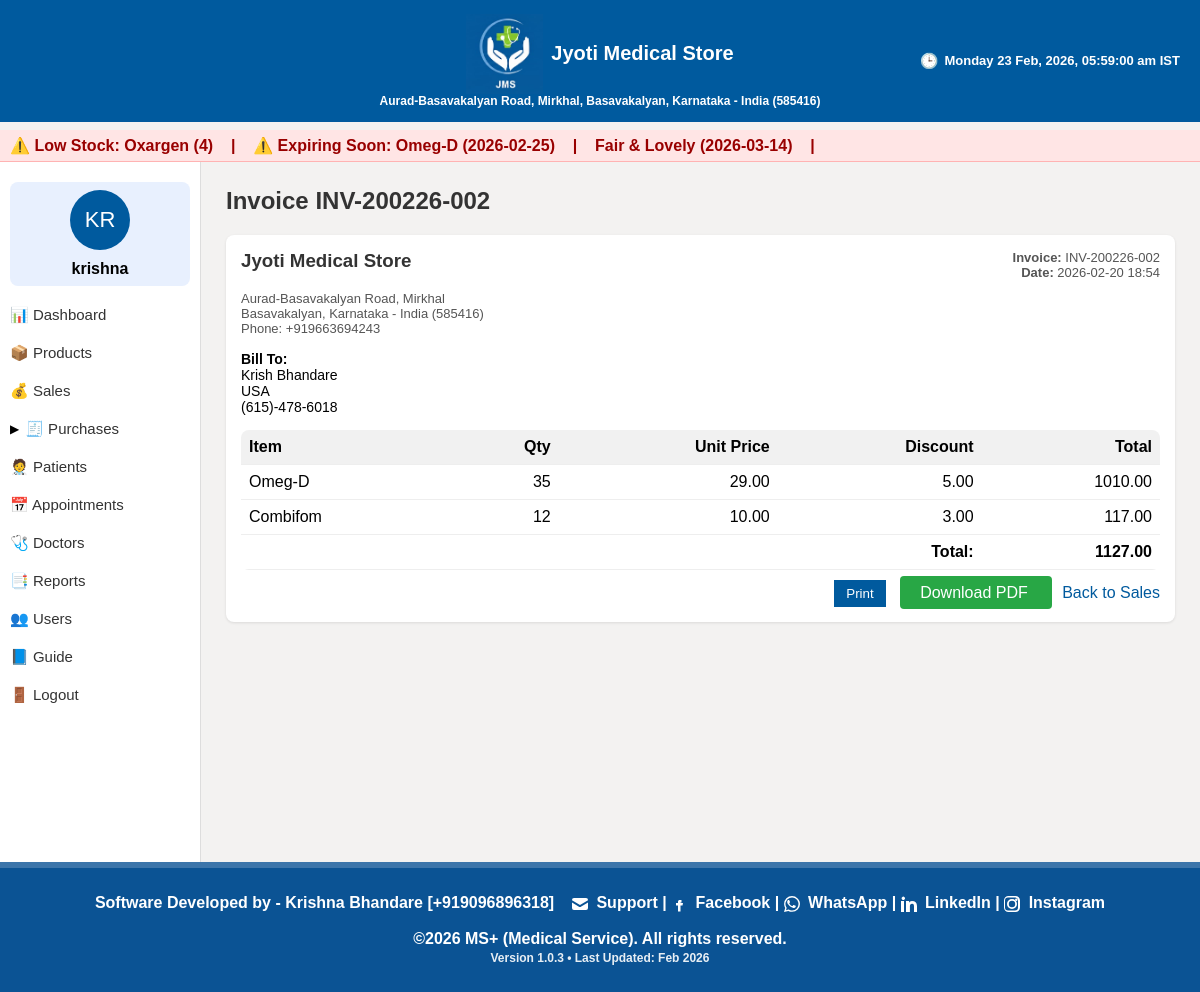
The app's page /invoice/4 (signed in) with its own data.
### models.py (models this page shows, shortened)
class Product(db.Model):
    __tablename__ = 'products'
    id = db.Column(db.Integer, primary_key=True)
    sku = db.Column(db.String(50), unique=True, nullable=False)
    name = db.Column(db.String(200), nullable=False)
    brand = db.Column(db.String(100))
    batch_no = db.Column(db.String(100))
    expiry_date = db.Column(db.Date)
    purchase_price = db.Column(db.Float, default=0.0)
    sale_price = db.Column(db.Float, default=0.0)
    tax_rate = db.Column(db.Float, default=0.0)
    current_stock = db.Column(db.Integer, default=0)
    category = db.Column(db.String(50))  # medicine, cosmetic, fmcg, life_saving, ayurvedic, equipment, general
    gst_percent = db.Column(db.Float, default=0)
    cgst_percent = db.Column(db.Float, default=0)
    sgst_percent = db.Column(db.Float, default=0)

class User(UserMixin, db.Model):
    __tablename__ = 'users'
    id = db.Column(db.Integer, primary_key=True)
    username = db.Column(db.String(80), unique=True, nullable=False)
    email = db.Column(db.String(120), unique=True, nullable=True)
    password_hash = db.Column(db.String(200), nullable=False)
    role = db.Column(db.String(20), default='staff')
    created_at = db.Column(db.DateTime, default=datetime.utcnow)
    first_name = db.Column(db.String(120), nullable=True)
    last_name = db.Column(db.String(120), nullable=True)
    file_label = db.Column(db.String(64), nullable=True)
    profile_image = db.Column(db.String(256), nullable=True)

class Sale(db.Model):
    __tablename__ = 'sales'
    id = db.Column(db.Integer, primary_key=True)
    invoice_no = db.Column(db.String(50), unique=True, nullable=False)
    customer_id = db.Column(db.Integer, db.ForeignKey('customers.id'))
    date = db.Column(db.DateTime, default=datetime.utcnow)
    total = db.Column(db.Float, default=0.0)
    created_by = db.Column(db.Integer, db.ForeignKey('users.id'))

class Customer(db.Model):
    __tablename__ = 'customers'
    id = db.Column(db.Integer, primary_key=True)
    name = db.Column(db.String(200), nullable=False)
    phone = db.Column(db.String(50))
    address = db.Column(db.String(300))
    description = db.Column(db.String(500))
    created_at = db.Column(db.DateTime, default=datetime.utcnow)

class SaleItem(db.Model):
    __tablename__ = 'sale_items'
    id = db.Column(db.Integer, primary_key=True)
    sale_id = db.Column(db.Integer, db.ForeignKey('sales.id'), nullable=False)
    product_id = db.Column(db.Integer, db.ForeignKey('products.id'), nullable=False)
    qty = db.Column(db.Integer, nullable=False)
    unit_price = db.Column(db.Float, nullable=False)
    discount = db.Column(db.Float, default=0.0)
    product = db.relationship("Product")

### app.py (the view)
@app.route('/invoice/<int:sale_id>')
@login_required
def invoice_view(sale_id):
    if current_user.role not in ('admin', 'staff'):
        flash('Unauthorized', 'danger')
        return redirect(url_for('dashboard'))
    sale = Sale.query.get_or_404(sale_id)
    items = SaleItem.query.filter_by(sale_id=sale.id).all()
    customer = Customer.query.get(sale.customer_id) if sale.customer_id else None
    grand_total = 0
    for it in items:
        line = (it.qty or 0) * (it.unit_price or 0) - (it.discount or 0)
        if line < 0:
            line = 0
        grand_total += line
    return render_template(
        'invoice.html',
        sale=sale,
        items=items,
        customer=customer,
        grand_total=grand_total
    )

### app.py (called while the page is built)
@login_manager.user_loader
def load_user(user_id):
    try:
        return User.query.get(int(user_id))
    except:
        return None

@app.before_request
def require_login():
    if request.endpoint is None:
        return
    allowed_routes = ['login', 'forgot', 'reset_otp', 'static']
    if request.endpoint.startswith('static'):
        return
    if request.endpoint not in allowed_routes and not current_user.is_authenticated:
        return redirect(url_for('login'))

@app.context_processor
def inject_globals():
    if current_user.is_authenticated:
        initials = current_user.username[:2].upper()
        display_name = current_user.username
    else:
        initials = ""
        display_name = ""
    ist = datetime.utcnow() + timedelta(hours=5, minutes=30)
    current_dt_display = ist.strftime("%A, %d %b %Y, %I:%M:%S %p IST")
    current_day = ist.strftime("%A")
    return dict(
        initials=initials,
        display_name=display_name,
        current_dt_display=current_dt_display,
        current_day=current_day,
        is_admin=is_admin   # ⭐ ADD THIS LINE
    )

@app.teardown_appcontext
def shutdown_session(exception=None):
    db.session.remove()

@app.context_processor
def inject_low_stock():
    from flask import request
    if request.endpoint and (
        "login" in request.endpoint or
        "auth" in request.endpoint
    ):
        return dict(low_stock=[], expiring_soon=[])
    try:
        low_stock = Product.query.filter(Product.current_stock <= 5).all()
        today = date.today()
        soon = today + timedelta(days=30)
        expiring_soon = Product.query.filter(
            Product.expiry_date <= soon,
            Product.expiry_date >= today
        ).all()
        return dict(
            low_stock=low_stock,
            expiring_soon=expiring_soon
        )
    except Exception:
        return dict(low_stock=[], expiring_soon=[])

### templates/invoice.html (shortened to what this page needs)
{% extends "base.html" %}
{% block content %}
<h2>Invoice {{ sale.invoice_no }}</h2>
<div class="invoice-box" style="background:white; padding:15px; border-radius:8px; box-shadow:0 1px 3px rgba(0,0,0,0.1);">
    <div style="display:flex; justify-content:space-between; margin-bottom:15px;">
        <div>
            <h3>Jyoti Medical Store</h3>
            <div style="font-size:13px; color:#555;">
                Aurad-Basavakalyan Road, Mirkhal<br>
                Basavakalyan, Karnataka - India (585416)<br>
                Phone: +919663694243
            </div>
        </div>
        <div style="text-align:right; font-size:13px; color:#555;">
            <div><strong>Invoice:</strong> {{ sale.invoice_no }}</div>
            <div><strong>Date:</strong> {{ sale.date.strftime("%Y-%m-%d %H:%M") }}</div>
        </div>
    </div>
    <div style="margin-bottom:15px; font-size:14px;">
        <strong>Bill To:</strong><br>
        {% if customer %}
            {{ customer.name }}<br>
            {{ customer.address or '' }}<br>
            {{ customer.phone or '' }}
        {% else %}
            Walk-in Customer
        {% endif %}
    </div>
    <table border="0" cellpadding="6" cellspacing="0" style="width:100%; border-collapse:collapse; margin-bottom:10px;">
        <thead style="background:#f1f1f1;">
            <tr>
                <th align="left">Item</th>
                <th align="right">Qty</th>
                <th align="right">Unit Price</th>
                <th align="right">Discount</th>
                <th align="right">Total</th>
            </tr>
        </thead>
        <tbody>
            {% set grand = 0 %}
            {% for it in items %}
            {% set line = (it.qty or 0) * (it.unit_price or 0) - (it.discount or 0) %}
            {% set grand = grand + line %}
            <tr style="border-bottom:1px solid #eee;">
                <td>{{ it.product.name }}</td>
                <td align="right">{{ it.qty }}</td>
                <td align="right">{{ "%.2f"|format(it.unit_price or 0) }}</td>
                <td align="right">{{ "%.2f"|format(it.discount or 0) }}</td>
                <td align="right">{{ "%.2f"|format(line) }}</td>
            </tr>
            {% endfor %}
        </tbody>
        <tfoot>
            <tr>
                <td colspan="4" align="right"><strong>Total:</strong></td>
                <td align="right"><strong>{{ "%.2f"|format(grand_total) }}</strong></td>
            </tr>
        </tfoot>
    </table>
    <div class="print-hide" style="text-align:right; margin-top:10px;">
        <button onclick="window.print()" style="padding:6px 12px; background:#005a9e; color:white; border:none; cursor:pointer;">
            Print
        </button>
        <a href="{{ url_for('invoice_pdf', sale_id=sale.id) }}" class="btn btn-success" style="margin-left:10px;">
            Download PDF
        </a>
        <a href="{{ url_for('sales_list') }}" style="margin-left:10px;">Back to Sales</a>
    </div>
</div>
{% endblock %}

### templates/base.html (shortened to what this page needs)
<!DOCTYPE html>
<html lang="en">
<head>
    <link rel="stylesheet" href="{{ url_for('static', filename='css/style.css') }}">
</head>
<body>
<div class="fixed-header">
    <div class="topbar">
<div style="flex:1; text-align:center; line-height:1.3; display:flex; flex-direction:column; align-items:center;">
    <div style="display:flex; align-items:center; gap:8px;">
        <img src="{{ url_for('static', filename='logo.PNG') }}" class="title-logo">
        <strong style="font-size:20px;">Jyoti Medical Store</strong>
    </div>
    <span style="font-size:12px;">
        Aurad-Basavakalyan Road, Mirkhal, Basavakalyan, Karnataka - India (585416)
    </span>
</div>
        {% block top_right %}
        <div style="position:absolute; right:20px; font-size:13px; display:flex; align-items:center; gap:6px;">
            <span style="font-size:15px;">🕒</span>
            <span id="live_datetime"></span>
        </div>
        {% endblock %}
    </div>
</div>
<div style="height: 70px;"></div>
{% block alerts %}
{% if low_stock or expiring_soon %}
<div class="alert-marquee print-hide"
     style="
        background:#ffe5e5;
        padding:6px 10px;
        color:#900;
        font-weight:bold;
        white-space:nowrap;
        overflow:hidden;
        border-bottom:1px solid #ffb3b3;
     ">
    <marquee behavior="scroll" direction="left" scrollamount="5">
        {% if low_stock %}
            ⚠️ Low Stock:
            {% for p in low_stock %}
                {{ p.name }} ({{ p.current_stock }}) &nbsp;&nbsp; | &nbsp;&nbsp;
            {% endfor %}
        {% endif %}
        {% if expiring_soon %}
            ⚠️ Expiring Soon:
            {% for p in expiring_soon %}
                {{ p.name }} ({{ p.expiry_date }}) &nbsp;&nbsp; | &nbsp;&nbsp;
            {% endfor %}
        {% endif %}
    </marquee>
</div>
{% endif %}
{% endblock %}
<div class="layout">
{% if current_user.is_authenticated %}
<div class="sidebar">
    <div class="profile-card">
        <div class="initials-circle">{{ initials }}</div>
        <div><strong>{{ display_name }}</strong></div>
    </div>
    <a href="{{ url_for('dashboard') }}" class="menu-item">📊 Dashboard</a>
    <a href="{{ url_for('products') }}" class="menu-item">📦 Products</a>
    <a href="{{ url_for('sales_list') }}" class="menu-item">💰 Sales</a>
    <li class="has-submenu menu-parent" onclick="toggleMenu('purchaseMenu')">
        <span class="menu-arrow" id="purchaseArrow">▶</span>
        <a href="#">🧾 Purchases</a>
    </li>
    <a href="{{ url_for('patients') }}" class="menu-item">🧑‍⚕️ Patients</a>
    <a href="{{ url_for('appointments_list') }}" class="menu-item">📅 Appointments</a>
    <a href="{{ url_for('doctors_list') }}" class="menu-item">🩺 Doctors</a>
    <a href="{{ url_for('report_expiry') }}" class="menu-item">📑 Reports</a>
    {% if current_user.role == 'admin' %}
    <a href="{{ url_for('users_list') }}" class="menu-item">👥 Users</a>
    {% endif %}
    <a href="{{ url_for('guide') }}" class="menu-item">📘 Guide</a>
    <a href="{{ url_for('logout') }}" class="menu-item">🚪 Logout</a>
</div>
{% endif %}
    <div class="content">
        {% block content %}{% endblock %}
    </div>
</div>
<div class="fixed-footer">
    Software Developed by - Krishna Bhandare [+919096896318]
    &nbsp;&nbsp;
    <a href="mailto:bhandare.krishna5@gmail.com" target="_blank" rel="noopener noreferrer">
        <svg xmlns="http://www.w3.org/2000/svg" width="16" height="16" fill="currentColor" viewBox="0 0 16 16" style="vertical-align:middle;">
            <path d="M0 4a2 2 0 0 1 2-2h12a2 2 0 0 1 2 2v.217l-8 4.8-8-4.8V4z"/>
            <path d="M0 6.383v5.617a2 2 0 0 0 2 2h12a2 2 0 0 0 2-2V6.383l-7.555 4.533a1 1 0 0 1-1.11 0L0 6.383z"/>
        </svg>
        Support
    </a> |
    <a href="https://m.facebook.com/public/Bhandare-Krishna/" target="_blank" rel="noopener noreferrer">
        <svg xmlns="http://www.w3.org/2000/svg" width="16" height="16" fill="currentColor" viewBox="0 0 16 16" style="vertical-align:middle;">
            <path d="M8.94 6.5H10.5V4H8.94C7.64 4 7 4.67 7 5.94V7H5v2.5h2v6h2.5v-6h2l.5-2.5h-2.5v-.56c0-.33.17-.44.44-.44z"/>
        </svg>
        Facebook
    </a> |
    <a href="https://wa.me/919096896318" target="_blank" rel="noopener noreferrer">
        WhatsApp
    </a> |
    <a href="https://www.linkedin.com/in/krishna-bhandare-893b74102" target="_blank" rel="noopener noreferrer">
        LinkedIn
    </a> |
    <a href="https://www.instagram.com/reel/CmBQhjhAg4d/" target="_blank" rel="noopener noreferrer">
        Instagram
    </a>
    <br><br>
    ©2026 MS+ (Medical Service). All rights reserved.<br>
    <span style="font-size: 12px; opacity: 0.9;">
        Version 1.0.3 • Last Updated: Feb 2026
    </span>
</div>
</body>
</html>

### static/css/style.css (style rules this page uses)
body { margin: 0; font-family: Arial, sans-serif; background: #f3f2f1; }
h1, h2, h3, h4 { margin-top: 0; color: #333; }
a { color: #005a9e; text-decoration: none; }
.topbar { background: #005a9e; color: white; padding: 12px; display: flex; justify-content: center; align-items: center; font-size: 22px; font-weight: bold; position: relative; }
.layout { display: flex; height: calc(100vh - 50px); }
.sidebar { width: 250px; background: white; border-right: 1px solid #ddd; padding: 20px; }
.sidebar { padding-left: 10px !important; padding-right: 10px !important; width: 180px !important; }
.sidebar a { display: block; padding: 10px 0; color: #333; font-size: 15px; }
.profile-card { padding: 8px; background: #e8f0fe; border-radius: 8px; margin-bottom: 10px; text-align: center; }
.initials-circle { width: 60px; height: 60px; background: #005a9e; color: white; border-radius: 50%; display: flex; justify-content: center; align-items: center; font-size: 22px; margin: 0 auto 10px; }
.content { flex: 1; padding: 25px; overflow-y: auto; }
.btn { padding: 8px 20px; border: none; cursor: pointer; border-radius: 4px; }
.btn-success { background: #28a745; color: white; }
table { width: 100%; border-collapse: collapse; background: white; border-radius: 8px; overflow: hidden; }
table thead { background: #f1f1f1; }
table th, table td { padding: 8px; border-bottom: 1px solid #eee; }
.invoice-box { background: white; padding: 20px; border-radius: 8px; box-shadow: 0 1px 3px rgba(0,0,0,0.1); }
.fixed-header { position: fixed; top: 0; left: 0; width: 100%; z-index: 9999; }
.layout { margin-top: 100px; }
body { padding-bottom: 70px; }
.fixed-footer { position: fixed; bottom: 0; left: 0; width: 100%; background: #0B5394; color: white; text-align: center; padding: 26px 0; font-weight: 600; font-size: 16px; z-index: 9999; border-top: 6px solid rgba(255,255,255,0.2); }
.content { padding-bottom: 80px; }
html, body { height: 100%; margin: 0; padding: 0; }
.layout { min-height: calc(100vh - 60px); padding-bottom: 80px; }
.alert-marquee { margin-top: 12px; position: relative; z-index: 998; }
.layout { margin-top: 0 !important; padding-top: 0 !important; }
.alert-marquee { position: relative; z-index: 998; margin-top: 60px; }
.menu-parent { display: flex; align-items: center; gap: 6px; }
.menu-arrow { font-size: 12px; transition: transform 0.2s ease; }

### templates/base.html (style rules this page uses)
.alert-marquee { position: relative; z-index: 998; }
.title-logo { height: 80px; width: auto; margin-top: 2px; }
.fixed-footer a { color: inherit !important; text-decoration: none !important; }
.fixed-footer svg { fill: currentColor; margin-right: 4px; }

### records on screen
Product: name "Oxargen", current_stock "4"
Product: name "Omeg-D", expiry_date "2026-02-25"
Product: name "Fair & Lovely", expiry_date "2026-03-14"
User: username "krishna"
Sale: invoice_no "INV-200226-002", date "2026-02-20 18:54"
Customer: name "Krish Bhandare", address "USA", phone "(615)-478-6018"
SaleItem: product.name "Omeg-D", qty "35", unit_price "29.00", discount "5.00", line "1010.00"
SaleItem: product.name "Combifom", qty "12", unit_price "10.00", discount "3.00", line "117.00"

### other values on screen
{{ initials }} "KR"
{{ "%.2f"|format(grand_total) }} "1127.00"
